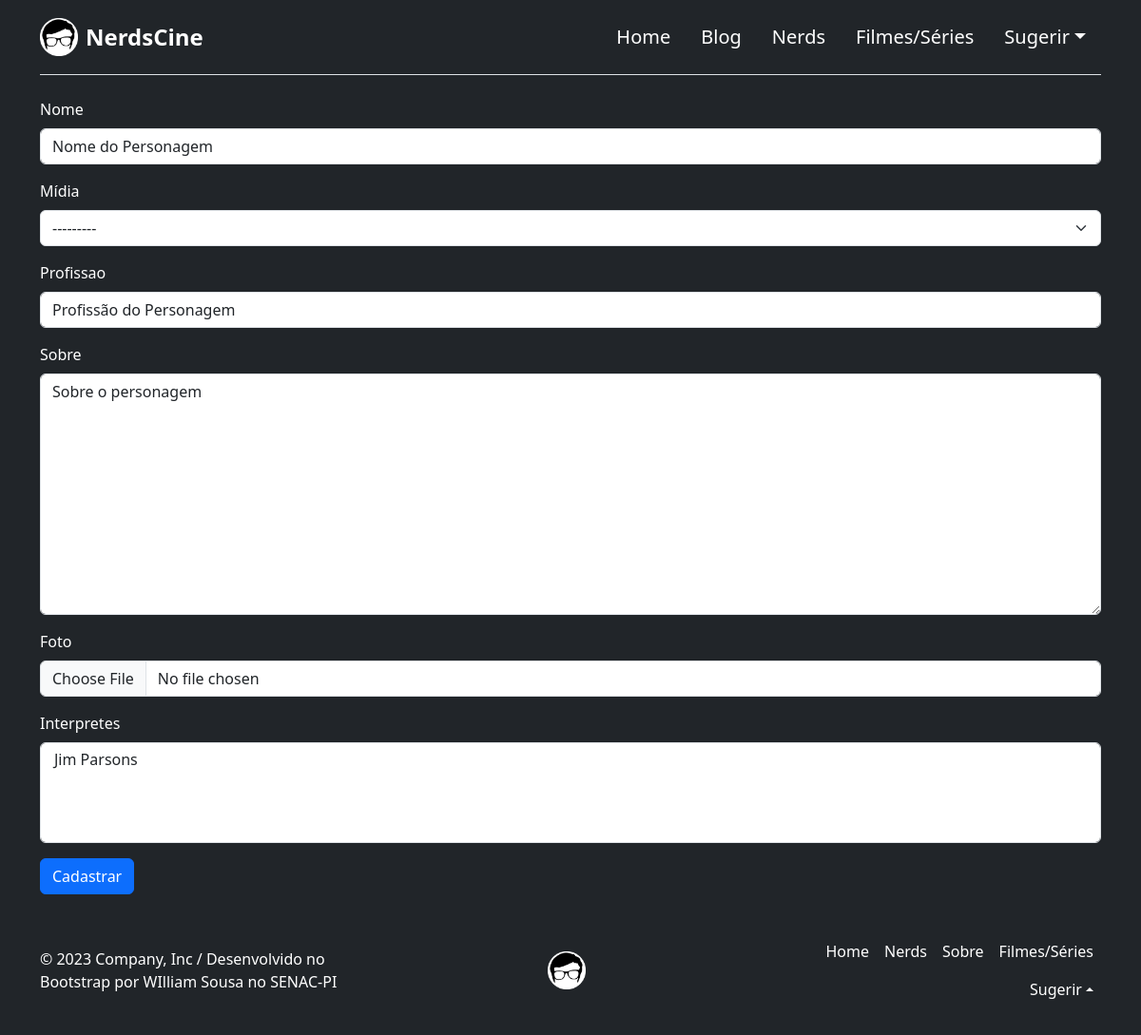
Page /nerds/nerds/cadastrar on the earlier database version.
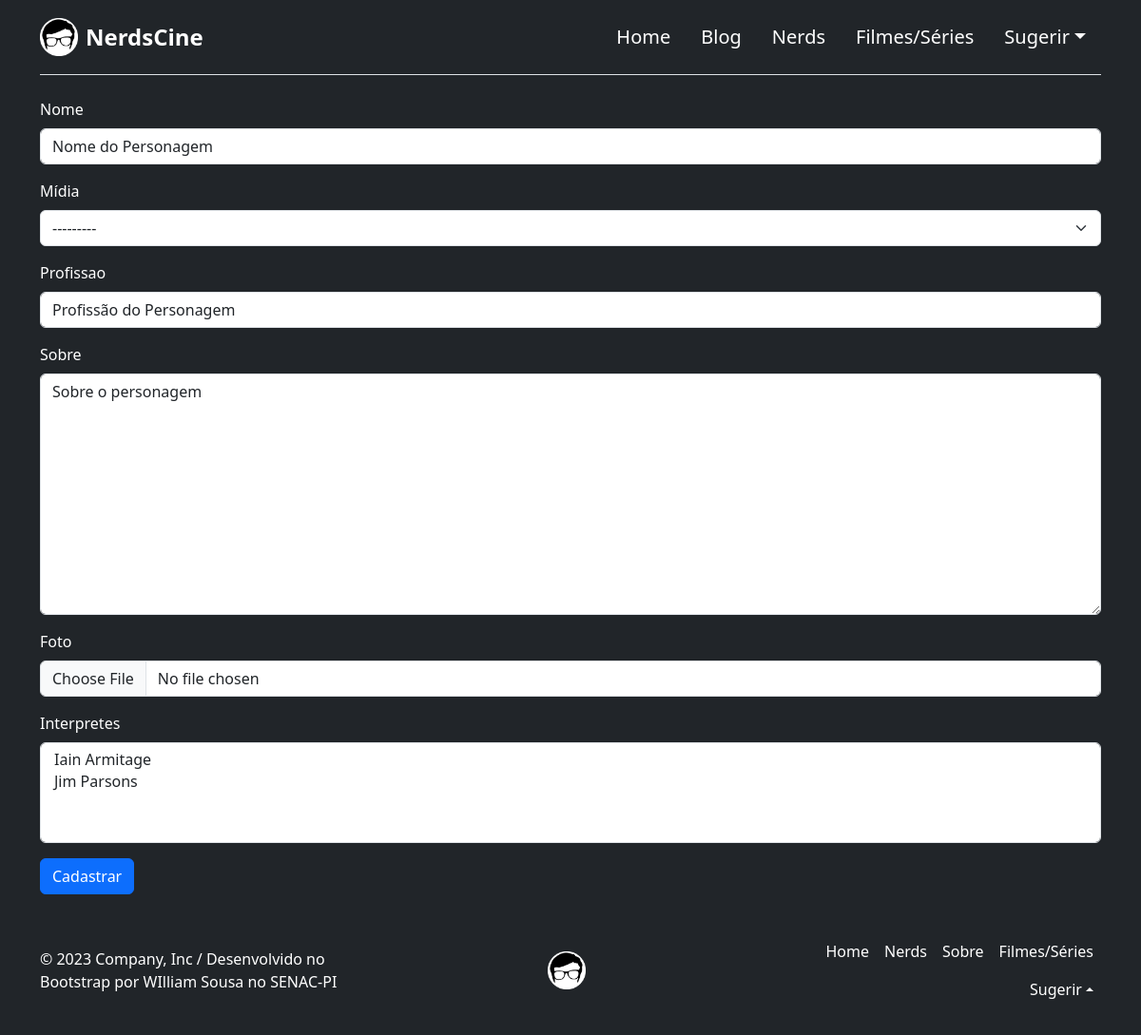
Same page on the later database version.
### personas/models.py (models this page shows)
class Artista(models.Model):
    SEXO = [
        ("Masculino", "Masculino"),
        ("Feminino", "Feminino"),
        ("Outro", "Outro")
    ]
    nome = models.CharField("Nome do Artista", max_length=100)
    data_nasc = models.DateField("Data de Nascimento")
    def calculo_de_idade(self):
        hoje = date.today()
        diferenca = hoje - self.data_nasc
        return round(diferenca.days // 365.25)
    idade = property(calculo_de_idade)
    sexo = models.CharField("Sexo", max_length=100, choices=SEXO)
    foto = models.ImageField("Foto", upload_to='artistas')
    bio = models.TextField("Biografia")
    indicacoes_oscar = models.IntegerField("Indicações ao OSCAR", default=0)
    premios_oscar = models.IntegerField("Premiações do OSCAR", default=0)
    def __str__(self):
        return self.nome
    class Meta:
        verbose_name = "Artista"
        verbose_name_plural = "Artistas"
        ordering = ['nome']

### personas/views.py (the view, shortened to what this page needs)
# urls.py: path('nerds/cadastrar', NerdCreateView.as_view(), name='cadastrar-nerd'),
class NerdCreateView(CreateView):
    model=Nerd
    template_name='nerds/cadastrar.html'
    form_class=NerdForm

### personas/forms.py
class NerdForm(ModelForm):
    class Meta:
        model=Nerd
        fields='__all__'

### personas/models.py (called while the page is built)
    def __str__(self):
        return self.titulo

### templates/nerds/cadastrar.html (shortened to what this page needs)
{% extends "base.html" %}
{% load static %}
{% load bootstrap5 %}
{% block content %}
<main class="container">
    <form method="post" enctype="multipart/form-data">
        {% bootstrap_form form %}
        <button class="btn btn-primary" type="submit">Cadastrar</button>
      </form>
</main>
{% endblock %}

Differences in the rows shown:
added Artista: nome "Nome do Personagem"
Other differences:
form field interprete: "Jim Parsons" → "Iain Armitage / Jim Parsons"
